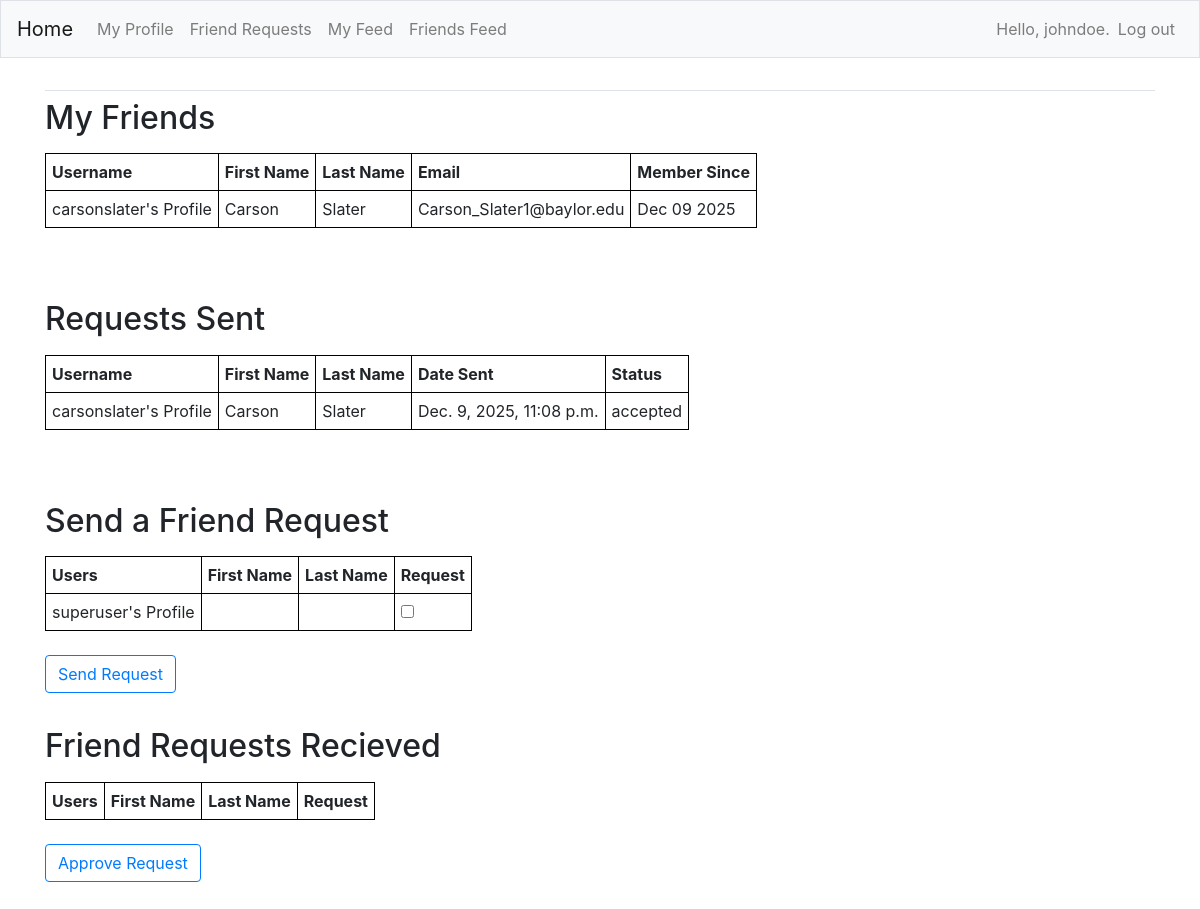
Page /friends/ (signed in) on the committed database.
### FeedApp/models.py (models this page shows)
class Profile(models.Model):
    first_name = models.CharField(max_length=200, blank=True)
    last_name = models.CharField(max_length=200, blank=True)
    email = models.EmailField(max_length=300, blank=True)
    dob = models.DateField(null=True, blank=True)
    bio = models.TextField(blank=True)
    user = models.OneToOneField(User, on_delete=models.CASCADE)
    friends = models.ManyToManyField(User, blank=True, related_name="friends")
    created = models.DateTimeField(auto_now_add=True)
    updated = models.DateTimeField(auto_now=True)
    def __str__(self):
        return f"{self.user.username}'s Profile"

class Relationship(models.Model):
    sender = models.ForeignKey(Profile, on_delete=models.CASCADE, related_name="sender")
    receiver = models.ForeignKey(
        Profile, on_delete=models.CASCADE, related_name="receiver"
    )
    status = models.CharField(max_length=8, choices=STATUS_CHOICES, default="sent")
    created = models.DateTimeField(auto_now_add=True)
    updated = models.DateTimeField(auto_now=True)

### FeedApp/views.py (the view, shortened to what this page needs)
# urls.py: path('friends/', views.friends, name='friends'),
@login_required
def friends(request):
    admin_profile = Profile.objects.get(user=1) # Assuming user ID 1 is admin.
    user_profile, created = Profile.objects.get_or_create(user=request.user)
    user_friends = user_profile.friends.all()
    user_friends_profiles = Profile.objects.filter(user__in=user_friends)
    user_relationships = Relationship.objects.filter(sender=user_profile)
    request_sent_profiles = user_relationships.values('receiver')
    all_profiles = Profile.objects.exclude(user=request.user).exclude(id__in=user_friends_profiles).exclude(id__in=request_sent_profiles)
    request_recieved_profiles = Relationship.objects.filter(receiver=user_profile, status='sent')
    if not user_relationships.exists():
        Relationship.objects.create(sender=user_profile, receiver=admin_profile, status='sent')
    if request.method == 'POST' and request.POST.get("send_requests"):
        receivers = request.POST.getlist("send_requests")
        for receiver in receivers:
            receiver_profile = Profile.objects.get(id=receiver)
            Relationship.objects.create(sender=user_profile, receiver=receiver_profile, status='sent')
        return redirect('FeedApp:friends')
    context = {'user_friends_profiles': user_friends_profiles, 'user_relationships':user_relationships,
               'all_profiles': all_profiles, 'request_recieved_profiles': request_recieved_profiles}
    return render(request, 'FeedApp/friends.html', context)

### FeedApp/templates/FeedApp/friends.html (shortened to what this page needs)
{% extends "FeedApp/base.html" %}
{% load bootstrap4 %}
{% block content %}
<h2>
    <p>My Friends</p>
</h2>
<table>
    <tr>
        <th>Username</th>
        <th>First Name</th>
        <th>Last Name</th>
        <th>Email</th>
        <th>Member Since</th>
    </tr>
    {% for friend in user_friends_profiles %}
    <tr>
        <td>{{friend}}</td>
        <td>{{friend.first_name}}</td>
        <td>{{friend.last_name}}</td>
        <td>{{friend.email}}</td>
        <td>{{friend.created|date:"M d Y"}}</td>
    </tr>
    {% endfor %}
</table>
<br><br><br>
<h2>
    <p>Requests Sent</p>
</h2>
<table>
    <tr>
        <th>Username</th>
        <th>First Name</th>
        <th>Last Name</th>
        <th>Date Sent</th>
        <th>Status</th>
    </tr>
    {% for r in user_relationships %}
    <tr>
        <td>{{r.receiver}}</td>
        <td>{{r.receiver.first_name}}</td>
        <td>{{r.receiver.last_name}}</td>
        <td>{{r.receiver.created}}</td>
        <td>{{r.status}}</td>
    </tr>
    {% endfor %}
</table>
<br><br><br>
<h2>
    <p>Send a Friend Request</p>
</h2>
<form action="{% url 'FeedApp:friends' %}" method="POST">
    <table>
        <tr>
            <th>Users</th>
            <th>First Name</th>
            <th>Last Name</th>
            <th>Request</th>
        </tr>
        {% for profile in all_profiles %}
        <tr>
            <td>{{profile}}</td>
            <td>{{profile.first_name}}</td>
            <td>{{profile.last_name}}</td>
            <td><input type="checkbox" name="send_requests" value="{{profile.id}}"></td>
        </tr>
        {% endfor %}
    </table>
    <br>
    <button type="submit" class="btn btn-outline-primary" style="float: left;">Send Request</button>
</form>
<br><br><br>
<h2>
    <p>Friend Requests Recieved</p>
</h2>
<form action="{% url 'FeedApp:friends' %}" method="POST">
    <table>
        <tr>
            <th>Users</th>
            <th>First Name</th>
            <th>Last Name</th>
            <th>Request</th>
        </tr>
    </table>
    <br>
    <button type="submit" class="btn btn-outline-primary" style="float: left;">Approve Request</button>
    <br><br><br><br>
</form>
{% endblock content %}

### FeedApp/templates/FeedApp/base.html (shortened to what this page needs)
{% load bootstrap4 %}
<!doctype html>
<html lang="en">
<head>
    {% bootstrap_css %}
</head>
<body>
    <nav class="navbar navbar-expand-md navbar-light bg-light mb-4 border">
        <a class="navbar-brand" href="{% url 'FeedApp:index'%}">
            Home</a>
        <div class="collapse navbar-collapse" id="navbarCollapse">
            <ul class="navbar-nav mr-auto">
                <li class="nav-item">
                    <a class="nav-link" href="{% url 'FeedApp:profile' %}">My Profile</a>
                </li>
                <li class="nav-item">
                    <a class="nav-link" href="{% url 'FeedApp:friends' %}">Friend Requests</a>
                </li>
                <li class="nav-item">
                    <a class="nav-link" href="{% url 'FeedApp:myfeed' %}">My Feed</a>
                </li>
                <li class="nav-item">
                    <a class="nav-link" href="{% url 'FeedApp:friendsfeed' %}">Friends Feed</a>
                </li>
            </ul>
            <ul class="navbar-nav ml-auto">
                {% if user.is_authenticated %}
                <li class="nav-item">
                    <span class="navbar-text">Hello, {{ user.username }}.</span>
                </li>
                <li class="nav-item">
                    <form method="post" action="{% url 'users:logout' %}" style="display: inline;">
                        <button type="submit" class="nav-link"
                            style="background: none; border: none; cursor: pointer;">Log out</button>
                    </form>
                </li>
                {% endif %}
            </ul>
        </div>
    </nav>
    <main role="main" class="container">
        <div class="pb-2 mb-2 border-bottom">
        </div>
        <div>
            {% block content %}{% endblock content %}
        </div>
    </main>
</body>
</html>

### FeedApp/templates/FeedApp/friends.html (style rules this page uses)
table { font-size: 15; width: auto; }
th, td { border: 1px solid black; padding: 6px; }

### rows in the picture
Profile: user.username "carsonslater's Profile", first_name "Carson", last_name "Slater", email "Carson_Slater1@baylor.edu", created "Dec 09 2025"
Relationship: receiver "carsonslater's Profile", receiver.first_name "Carson", receiver.last_name "Slater", receiver.created "Dec. 9, 2025, 11:08 p.m.", status "accepted"
Profile: user.username "superuser's Profile"

### other values in the picture
{{ user.username }} "johndoe"
